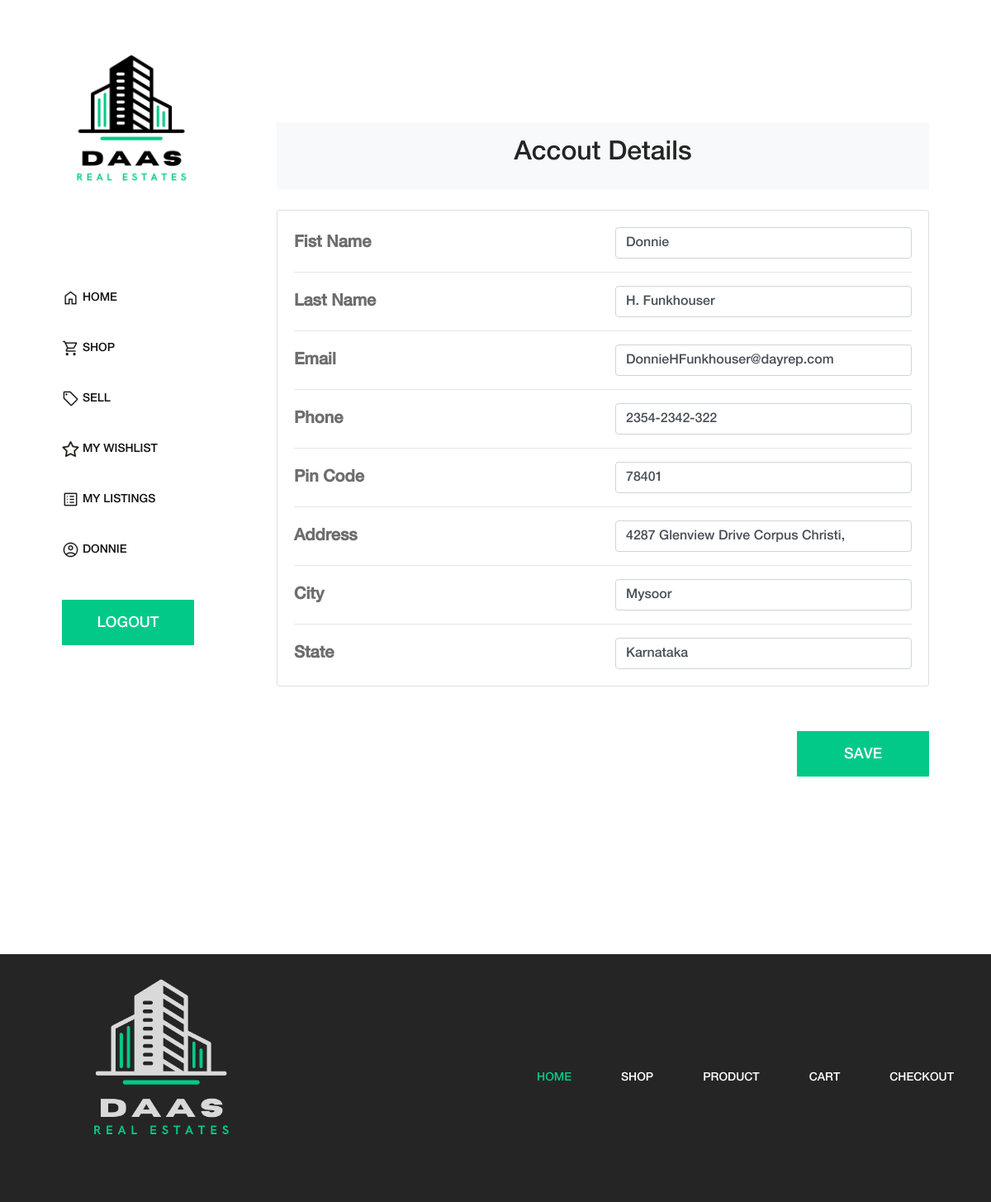
The app's page /edit_user.php (signed in) with its own data.
### tables this page shows
CREATE TABLE `users_tbl` (
  `userid` int(11) NOT NULL,
  `firstname` varchar(50) NOT NULL,
  `lastname` varchar(50) NOT NULL,
  `password` varchar(50) NOT NULL,
  `email` varchar(100) NOT NULL,
  `phoneno` varchar(100) NOT NULL,
  `address` varchar(250) NOT NULL,
  `city` varchar(100) NOT NULL,
  `state` varchar(100) NOT NULL,
  `pincode` varchar(15) NOT NULL
);

### edit_user.php (the view, shortened to what this page needs)
<?php include("header.php"); ?>
<?php include("connection.php"); ?>
<?php
if (isset($_SESSION["userid"])) {
  $userid = $_SESSION["userid"];
  $fname = $_SESSION["fname"];
  $query = "SELECT * FROM users_tbl WHERE userid='$userid';";
  $result = mysqli_query($conn, $query);
  $row = mysqli_fetch_assoc($result);
  $lname = $row["lastname"];
  $email = $row["email"];
  $phoneno = $row["phoneno"];
  $address = $row["address"];
  $city = $row["city"];
  $state = $row["state"];
  $pincode = $row["pincode"];
} else {
  header("location: index.php");
}
?>
<div class="cart-table-area section-padding-100">
  <section>
    <div class="container py-5">
      <div class="row">
        <div class="col">
          <nav aria-label="breadcrumb" class="bg-light rounded-3 p-3 mb-4">
            <h2 class="text-center">Accout Details</h2>
          </nav>
        </div>
      </div>
      <form action="edit_user.php" method="POST">
        <div class="col-188">
          <div class="card mb-4">
            <div class="card-body">
              <div class="row">
                <div class="col-sm">
                  <p class="mb-0"><b>Fist Name</b></p>
                </div>
                <div class="col-sm">
                  <input type="text" class="form-control" id="first_name" name="fname" value="<?php echo $fname ?>" placeholder="First Name" required>
                </div>
              </div>
              <hr>
              <div class="row">
                <div class="col-sm">
                  <p class="mb-0"><b>Last Name</b></p>
                </div>
                <div class="col-sm">
                  <input type="text" class="form-control" id="last_name" name="lname" value="<?php echo $lname ?>" placeholder="Last Name" required>
                </div>
              </div>
              <hr>
              <div class="row">
                <div class="col-sm">
                  <p class="mb-0"><b>Email</b></p>
                </div>
                <div class="col-sm">
                  <input type="email" class="form-control" id="email" placeholder="Email" name="email" value="<?php echo $email ?>" required>
                </div>
              </div>
              <hr>
              <div class="row">
                <div class="col-sm">
                  <p class="mb-0"><b>Phone</b></p>
                </div>
                <div class="col-sm">
                  <input type="text" class="form-control" id="phone_number" min="0" placeholder="Phone No" name="phoneno" value="<?php echo $phoneno ?>" required>
                </div>
              </div>
              <hr>
              <div class="row">
                <div class="col-sm">
                  <p class="mb-0"><b>Pin Code</b></p>
                </div>
                <div class="col-sm">
                  <input type="text" class="form-control" id="zipCode" placeholder="Pin Code" name="pin" value="<?php echo $pincode ?>">
                </div>
              </div>
              <hr>
              <div class="row">
                <div class="col-sm">
                  <p class="mb-0"><b>Address</b></p>
                </div>
                <div class="col-sm">
                  <input type="text" class="form-control" id="street_address" placeholder="Address" name="address" value="<?php echo $address ?>">
                </div>
              </div>
              <hr>
              <div class="row">
                <div class="col-sm">
                  <p class="mb-0"><b>City</b></p>
                </div>
                <div class="col-sm">
                  <input type="text" class="form-control" id="city" placeholder="City" name="city" value="<?php echo $city ?>">
                </div>
              </div>
              <hr>
              <div class="row">
                <div class="col-sm">
                  <p class="mb-0"><b>State</b></p>
                </div>
                <div class="col-sm">
                  <input type="text" class="form-control" id="state" placeholder="State" name="state" value="<?php echo $state ?>">
                </div>
              </div>
            </div>
          </div>
        </div>
        <div class="amado-btn-group mt-30 mb-100 float-right">
          <input type="submit" class="btn amado-btn mb-15" name="save" value="SAVE">
        </div>
      </form>
    </div>
  </section>
</div>
<?php include("footer.php"); ?>

### css/core-style.css (style rules this page uses)
* { margin: 0; padding: 0; }
body { font-family: "helveticaneuemedium"; font-size: 16px; }
h1, h2, h3, h4, h5, h6 { color: #242424; line-height: 1.3; font-weight: 400; }
p { color: #6d6d6d; font-size: 20px; line-height: 1.9; font-weight: 400; }
.mt-30 { margin-top: 30px !important; }
.mb-15 { margin-bottom: 15px !important; }
.mb-100 { margin-bottom: 100px !important; }
.section-padding-100 { padding-top: 100px; padding-bottom: 100px; }
.amado-btn { display: inline-block; min-width: 160px; height: 55px; color: #ffffff; border: none; border-radius: 0; padding: 0 7px; font-size: 18px; line-height: 56px; background-color: #03C988; font-weight: 400; }
.main-content-wrapper .cart-table-area { position: relative; z-index: 1; -webkit-box-flex: 0; -ms-flex: 0 0 calc(95% - 320px); flex: 0 0 calc(95% - 320px); width: calc(95% - 320px); max-width: calc(95% - 320px); }

### style.css (style rules this page uses)
.row { justify-content: center; }

### records on screen
users_tbl: lname "H. Funkhouser", email "DonnieHFunkhouser@dayrep.com", phoneno "2354-2342-322", pin "78401", address "4287 Glenview Drive Corpus Christi,", city "Mysoor", state "Karnataka"

### other values on screen
$_SESSION["fname"] "DONNIE"
